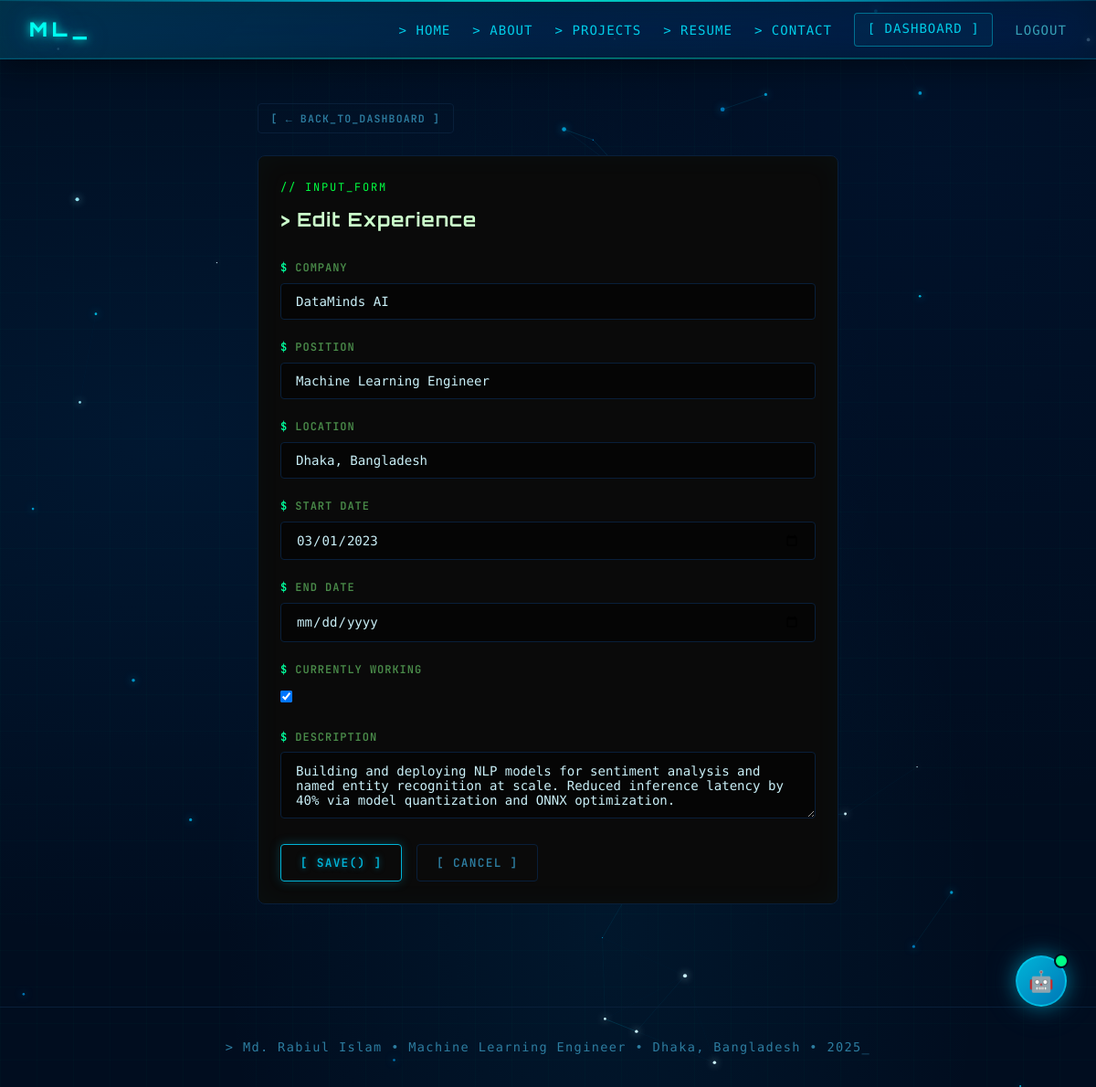
Page /dashboard/experience/3/edit/ (signed in) on the committed database.
### Portfolio/models.py (models this page shows, shortened)
class Experience(models.Model):
    profile = models.ForeignKey(Profile, on_delete=models.CASCADE, related_name='experiences')
    company = models.CharField(max_length=200)
    position = models.CharField(max_length=200)
    location = models.CharField(max_length=200, blank=True)
    start_date = models.DateField()
    end_date = models.DateField(null=True, blank=True)
    currently_working = models.BooleanField(default=False)
    description = models.TextField(blank=True)
    class Meta:
        ordering = ['-start_date']

### Portfolio/views.py (the view)
# urls.py: path('dashboard/experience/<int:pk>/edit/', views.edit_experience, name='edit_experience'),
@login_required
def edit_experience(request, pk):
    profile = get_or_create_profile(request.user)
    exp = get_object_or_404(Experience, pk=pk, profile=profile)
    if request.method == 'POST':
        form = ExperienceForm(request.POST, instance=exp)
        if form.is_valid():
            form.save(); messages.success(request, 'Experience updated!')
            return redirect('/dashboard/')
    else:
        form = ExperienceForm(instance=exp)
    return render(request, 'portfolio/form_page.html', {'form': form, 'title': 'Edit Experience'})

### Portfolio/forms.py
class ExperienceForm(forms.ModelForm):
    class Meta:
        model = Experience
        exclude = ['profile']
        widgets = {
            'company': forms.TextInput(attrs={'class': 'form-control'}),
            'position': forms.TextInput(attrs={'class': 'form-control'}),
            'location': forms.TextInput(attrs={'class': 'form-control'}),
            'start_date': forms.DateInput(attrs={'class': 'form-control', 'type': 'date'}),
            'end_date': forms.DateInput(attrs={'class': 'form-control', 'type': 'date'}),
            'description': forms.Textarea(attrs={'class': 'form-control', 'rows': 3}),
        }

### Portfolio/views.py (called while the page is built)
def get_or_create_profile(user):
    profile, _ = Profile.objects.get_or_create(user=user, defaults={'full_name': user.username, 'email': user.email})
    return profile

### templates/portfolio/form_page.html (shortened to what this page needs)
{% extends 'portfolio/base.html' %}
{% block content %}
<div class="page-wrap">
  <a href="{% url 'dashboard' %}" class="btn btn-outline btn-sm" style="margin-bottom:1.5rem;">[ ← back_to_dashboard ]</a>
  <div class="card">
    <p style="color:#00ff41;font-size:.75rem;letter-spacing:.15em;margin-bottom:.5rem;">// INPUT_FORM</p>
    <h2 style="font-size:1.3rem;font-weight:700;color:#ccffcc;margin-bottom:1.5rem;">&gt; {{ title }}</h2>
    <form method="post" enctype="multipart/form-data">
      {% for field in form %}
      <div class="form-group">
        <label class="form-label" style="color:#4a8c4a;letter-spacing:.08em;">{{ field.label|upper }}</label>
        {{ field }}
      </div>
      {% endfor %}
      <div style="display:flex;gap:1rem;margin-top:1rem;">
        <button type="submit" class="btn btn-primary">[ save() ]</button>
        <a href="{% url 'dashboard' %}" class="btn btn-outline">[ cancel ]</a>
      </div>
    </form>
  </div>
</div>
{% endblock %}

### templates/portfolio/base.html (style rules this page uses)
body { background: #010d1f !important; background-image: radial-gradient(ellipse at 15% 40%, rgba(0,100,180,0.12) 0%, transparent 55%), radial-gradient(ellipse at 85% 15%, rgba(0,60,140,0.10) 0%, transparent 50%), radial-gradient(ellipse at 55% 85%, rgba(0,140,200,0.08) 0%, transparent 45%) !important; background-size: 100% 100%, 100% 100%, 100% 100% !important; }

### rows in the picture
Experience: form "DataMinds AI" "Machine Learning Engineer" "Dhaka, Bangladesh" "03/01/2023" "☑" "Building and deploying NLP models for sentiment analysis and named entity recognition at scale. Reduced inference latency by 40% via model quantization and ONNX optimization."

### other values in the picture
{{ title }} "Edit Experience"
{{ field.label|upper }} "COMPANY" "POSITION" "LOCATION" "START DATE" "END DATE" "CURRENTLY WORKING" "DESCRIPTION"
